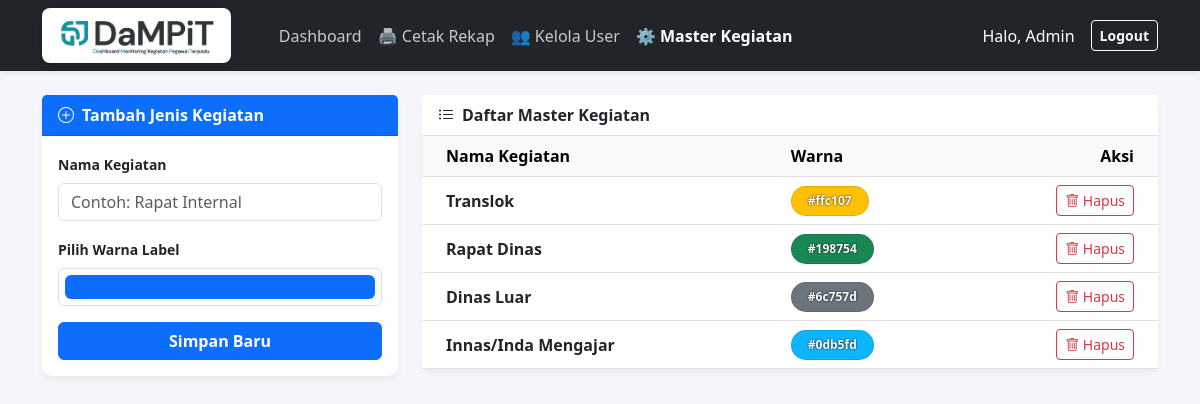
The page /admin/kegiatan_master.php (signed in) on the database its author committed.
### tables this page shows
CREATE TABLE `jenis_kegiatan` (
  `id` int(11) NOT NULL,
  `nama_kegiatan` varchar(100) NOT NULL,
  `warna_label` varchar(20) NOT NULL
);

### admin/kegiatan_master.php (the view, shortened to what this page needs)
<?php
include '../config/database.php';
?>
<!DOCTYPE html>
<html lang="id">
<head>
    <link href="https://cdn.jsdelivr.net/npm/bootstrap@5.3.0/dist/css/bootstrap.min.css" rel="stylesheet">
    <link rel="stylesheet" href="https://cdn.jsdelivr.net/npm/bootstrap-icons@1.11.0/font/bootstrap-icons.css">
</head>
<body>
    <nav class="navbar navbar-expand-lg navbar-dark bg-dark shadow-sm mb-4">
        <div class="container">
            <a class="navbar-brand p-0" href="dashboard.php">
                <img src="../assets/img/logo_dampit.png" alt="DaMPiT"
                     style="height: 55px; background: white; padding: 5px 15px; border-radius: 8px; box-shadow: 0 2px 5px rgba(0,0,0,0.2);">
            </a>
            <div class="navbar-nav me-auto ms-4">
                <a class="nav-link text-white opacity-75 hover-opacity-100" href="dashboard.php">Dashboard</a>
                <a class="nav-link text-white opacity-75 hover-opacity-100" href="cetak_rekap.php">🖨️ Cetak Rekap</a>
                <a class="nav-link text-white opacity-75 hover-opacity-100" href="users.php">👥 Kelola User</a>
                <a class="nav-link text-white fw-bold active" href="kegiatan_master.php">⚙️ Master Kegiatan</a>
            </div>
            <div class="d-flex text-white align-items-center">
                <span class="me-3">Halo, Admin</span>
                <a href="../logout.php" class="btn btn-sm btn-outline-light fw-bold">Logout</a>
            </div>
        </div>
    </nav>
    <div class="container">
        <div class="row justify-content-center">
            <div class="col-md-4">
                <div class="card mb-4">
                    <div class="card-header bg-primary text-white fw-bold">
                        <i class="bi bi-plus-circle me-2"></i>Tambah Jenis Kegiatan
                    </div>
                    <div class="card-body">
                        <form method="POST">
                            <div class="mb-3">
                                <label class="form-label small fw-bold">Nama Kegiatan</label>
                                <input type="text" name="nama" class="form-control" placeholder="Contoh: Rapat Internal" required>
                            </div>
                            <div class="mb-3">
                                <label class="form-label small fw-bold">Pilih Warna Label</label>
                                <input type="color" name="warna" class="form-control form-control-color w-100" value="#0d6efd" title="Pilih warna">
                            </div>
                            <button type="submit" name="simpan" class="btn btn-primary w-100 fw-bold">Simpan Baru</button>
                        </form>
                    </div>
                </div>
            </div>
            <div class="col-md-8">
                <div class="card">
                    <div class="card-header bg-white fw-bold border-bottom">
                        <i class="bi bi-list-ul me-2"></i>Daftar Master Kegiatan
                    </div>
                    <div class="card-body p-0">
                        <table class="table table-hover align-middle mb-0">
                            <thead class="table-light">
                                <tr>
                                    <th class="ps-4">Nama Kegiatan</th>
                                    <th>Warna</th>
                                    <th class="text-end pe-4">Aksi</th>
                                </tr>
                            </thead>
                            <tbody>
                                <?php
                                $q = mysqli_query($koneksi, "SELECT * FROM jenis_kegiatan ORDER BY id ASC");
                                while($row = mysqli_fetch_assoc($q)):
                                ?>
                                <tr>
                                    <td class="ps-4 fw-bold"><?php echo htmlspecialchars($row['nama_kegiatan']); ?></td>
                                    <td>
                                        <span class="badge rounded-pill px-3 py-2" style="background-color: <?php echo $row['warna_label']; ?>; color: #fff; text-shadow: 0 0 2px black; border: 1px solid rgba(0,0,0,0.1);">
                                            <?php echo $row['warna_label']; ?>
                                        </span>
                                    </td>
                                    <td class="text-end pe-4">
                                        <a href="?hapus=<?php echo $row['id']; ?>" class="btn btn-sm btn-outline-danger" onclick="return confirm('Yakin ingin menghapus jenis kegiatan ini?')">
                                            <i class="bi bi-trash"></i> Hapus
                                        </a>
                                    </td>
                                </tr>
                                <?php endwhile; ?>
                            </tbody>
                        </table>
                    </div>
                </div>
            </div>
        </div>
    </div>
</body>
</html>

### admin/kegiatan_master.php (style rules this page uses)
body { background-color: #f4f6f9; font-family: 'Segoe UI', sans-serif; }
.card { border: none; border-radius: 10px; box-shadow: 0 4px 6px rgba(0,0,0,0.05); }

### rows shown on the page
jenis_kegiatan: nama_kegiatan "Translok", warna_label "#ffc107"
jenis_kegiatan: nama_kegiatan "Rapat Dinas", warna_label "#198754"
jenis_kegiatan: nama_kegiatan "Dinas Luar", warna_label "#6c757d"
jenis_kegiatan: nama_kegiatan "Innas/Inda Mengajar", warna_label "#0db5fd"
